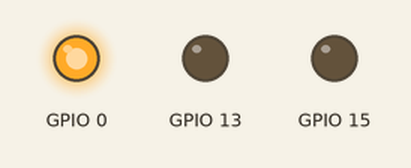
The sketch below on a simulated ESP8266 (NodeMCU). On the bench: output pins drawn as LEDs (lit = HIGH). What the sketch prints to the serial monitor is not drawn.

Above: at 0.8 s.
At 3.05 s:
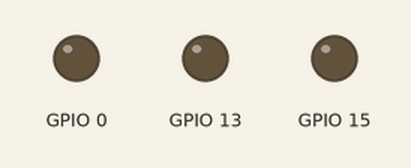
Timing chart, 0 to 3.4 s (numbered marks = the images above):
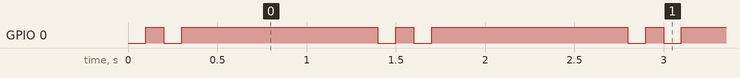

Measured:
- by itself, GPIO 0: repeats every 1.4 s: LOW 0.10 s, HIGH 1.1 s, LOW 0.10 s, HIGH 0.10 s

The sketch:

iss_rgb_led_tester.ino
```cpp
/**
 * ISS Huzzah RGB LED handling
 *
 * Made for Raspberry Valley (http://raspberry-valley.azurewebsites.net) makerspace.
 *
*/

#include <ESP8266WiFi.h>
#include "iss_rgb_led.h"

#include "Thread.h"

// RGB LED Pins
#define Red   0
#define Green 15
#define Blue  13

iss_rgb_led led(Red, Green, Blue);

void setup()
{
  Serial.begin(115200);
  Serial.println("RGB Heartbeat for ISS");
}

void loop() {
  led.pulse();
}
```

iss_rgb_led.h
```cpp
/**
 * ISS RGB LED handling
 *
 * Made for Raspberry Valley (http://raspberry-valley.azurewebsites.net) makerspace.
 *
*/

#ifndef iss_rgb_led_h
#define iss_rgb_led_h

// #include "Arduino.h"

class iss_rgb_led
{
  public:
    iss_rgb_led(int red_pin, int green_pin, int blue_pin);
    void pulse();
    void set_iss_code(int code);
  private:
    void on_off();
    int _red_pin;
    int _green_pin;
    int _blue_pin;
    int _iss_code;
};

#endif
```

iss_rgb_led.ino
```cpp
/**
 * ISS RGB LED handling
 *
 * Made for Raspberry Valley (http://raspberry-valley.azurewebsites.net) makerspace.
 *
*/

#include "Arduino.h"
#include "iss_rgb_led.h"

// RGB Led setup. Call this function from **setup()**
// this function assumes you have set the correct device pins for connecting the controller to
// an RGB Led (Red, Green, Blue variables)
// sets up the rgb led. Has to be called from setup()
iss_rgb_led::iss_rgb_led(int red_pin, int green_pin, int blue_pin)
{
  _iss_code = 0;

  _red_pin   = red_pin;
  _green_pin = green_pin;
  _blue_pin  = blue_pin;

  pinMode(_red_pin, OUTPUT);
  pinMode(_green_pin, OUTPUT);
  pinMode(_blue_pin, OUTPUT);

  digitalWrite(_red_pin, HIGH);
  digitalWrite(_green_pin, HIGH);
  digitalWrite(_blue_pin, HIGH);

}

// main function to call for blinking an RGB Led. Color of the led reacts to the **iss_code** variable value
// can be called directly, or from a 'thread' control (https://github.com/ivanseidel/ArduinoThread)
void iss_rgb_led::pulse()
{
  // blink the led 2 times in rapid succession, then wait a bit (don't delay if ISS is nearly here, i.e. code>3)
  on_off();
  on_off();
  if (_iss_code > 3)
  {
    delay(100);
  }
  else
  {
  }
  delay(1000);
}

void iss_rgb_led::set_iss_code(int code)
{
  // TODO
  _iss_code = code;
}

// internal function to switch a led on and off, as a part of a heartbeat pattern. Don't call externally
void iss_rgb_led::on_off()
{
  switch(_iss_code) {
    case 0: // no connection available
      digitalWrite(_red_pin, LOW);
      digitalWrite(_green_pin, HIGH);
      digitalWrite(_blue_pin, HIGH);
      break;
    case 1: // other error
      digitalWrite(_red_pin, LOW);
      digitalWrite(_green_pin, HIGH);
      digitalWrite(_blue_pin, HIGH);
      break;
    case 2: // ISS is far away (takes longer than 30 minutes to arrive)
      digitalWrite(_red_pin, HIGH);
      digitalWrite(_green_pin, HIGH);
      digitalWrite(_blue_pin, LOW);
      break;
    case 3: // ISS is coming soon (takes 1-30 minutes to arrive)
      digitalWrite(_red_pin, HIGH);
      digitalWrite(_green_pin, LOW);
      digitalWrite(_blue_pin, HIGH);
      break;
    case 4: // ISS is nearly here (arrives within a minute)
      digitalWrite(_red_pin, HIGH);
      digitalWrite(_green_pin, LOW);
      digitalWrite(_blue_pin, HIGH);
      break;
    case 5: // ISS is overhead
      digitalWrite(_red_pin, LOW);
      digitalWrite(_green_pin, HIGH);
      digitalWrite(_blue_pin, HIGH);
      break;
  }
  delay(100);
  digitalWrite(_red_pin, HIGH);
  digitalWrite(_green_pin, HIGH);
  digitalWrite(_blue_pin, HIGH);
  delay(100);
}
```
